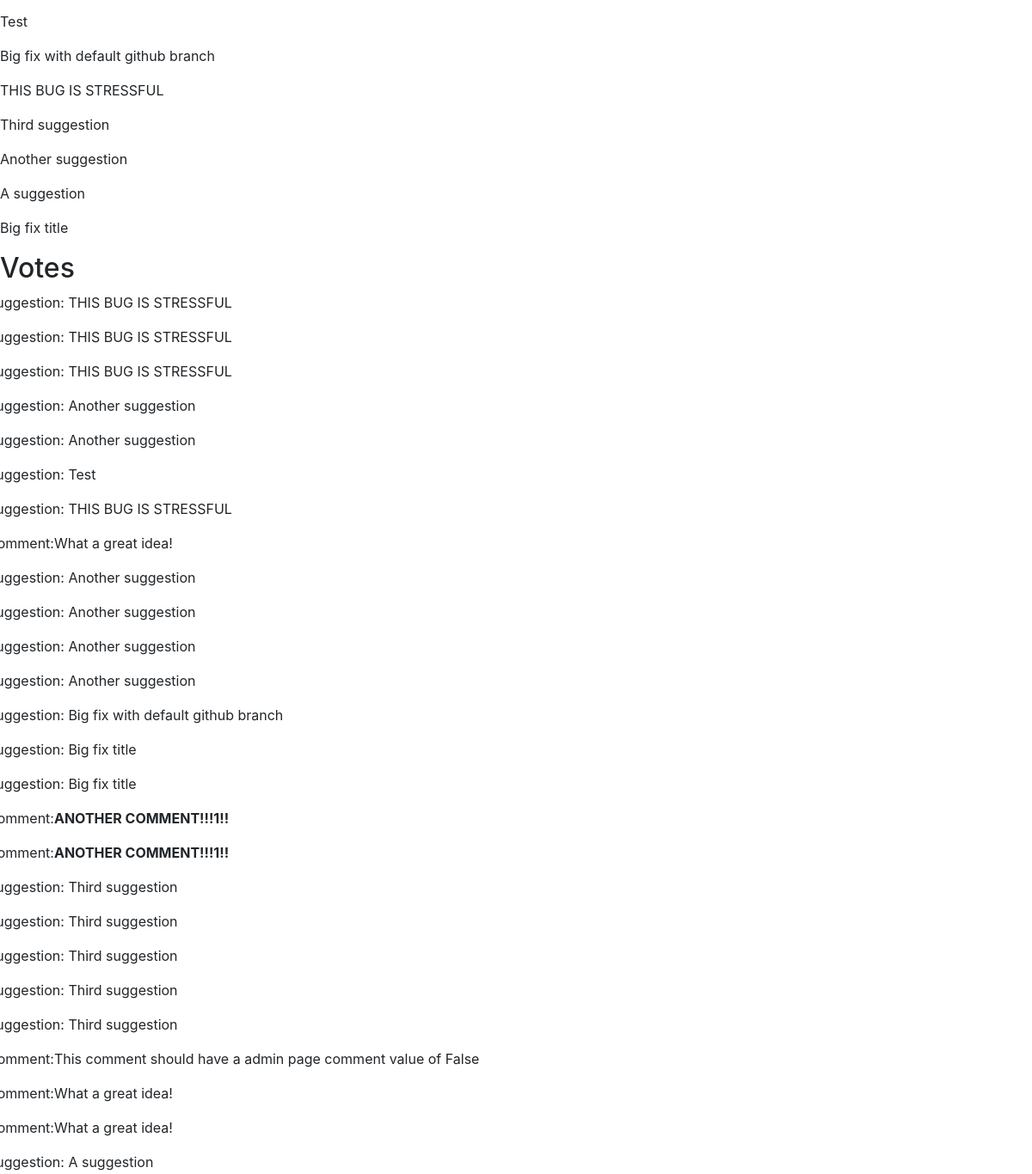
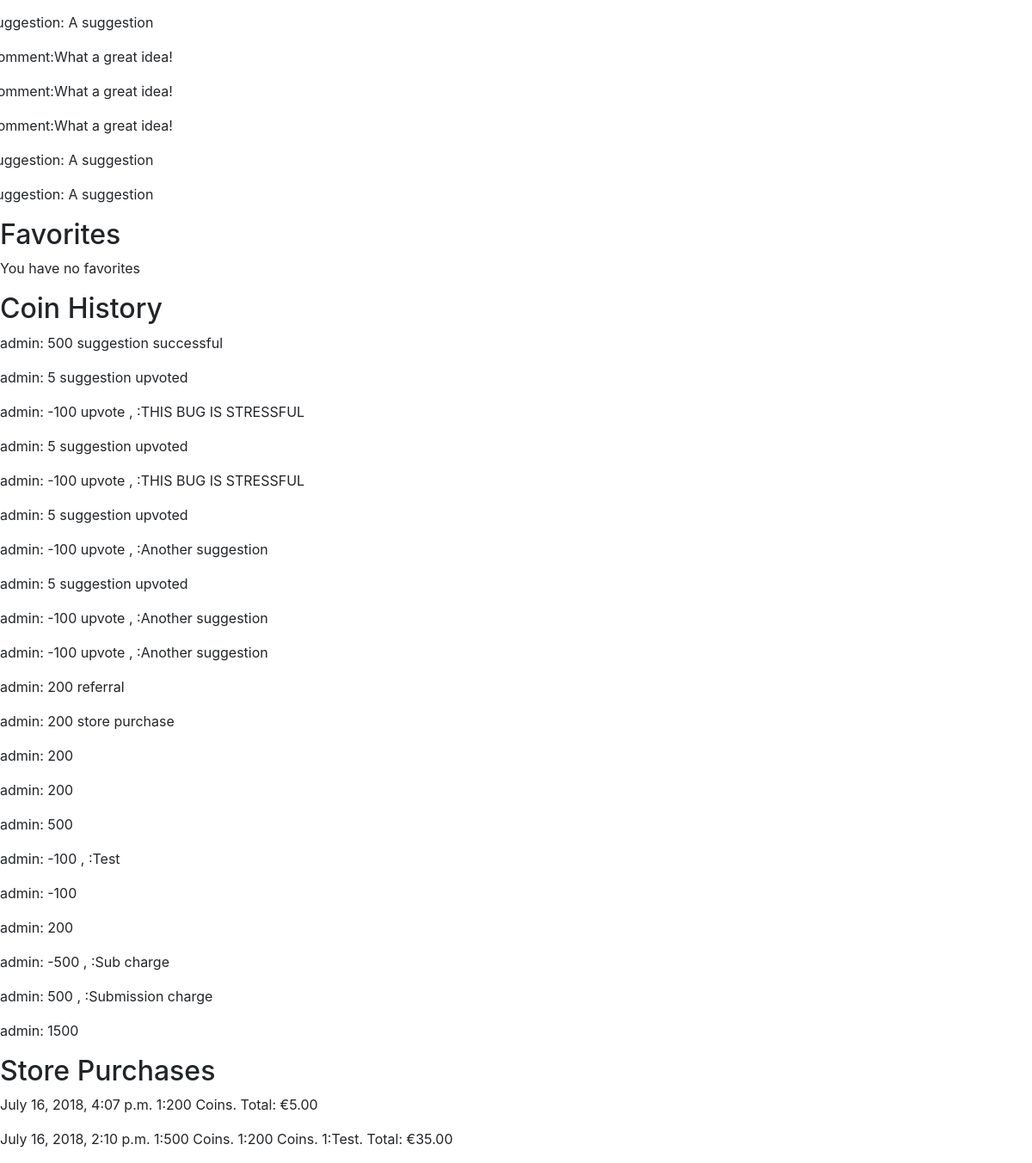
/user/1 (signed in, lower part), run on an earlier commit of the app's database (2 pictures, top to bottom).
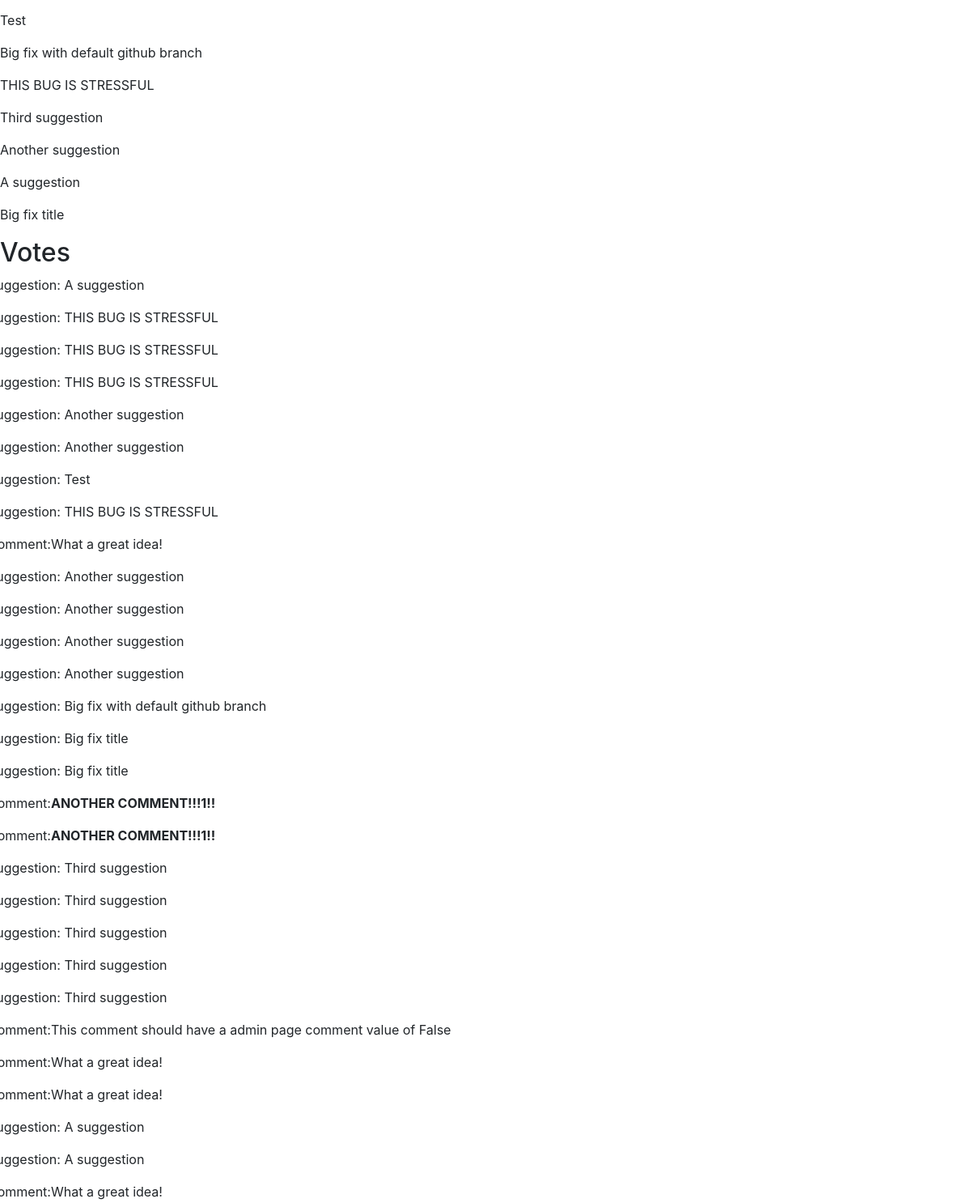
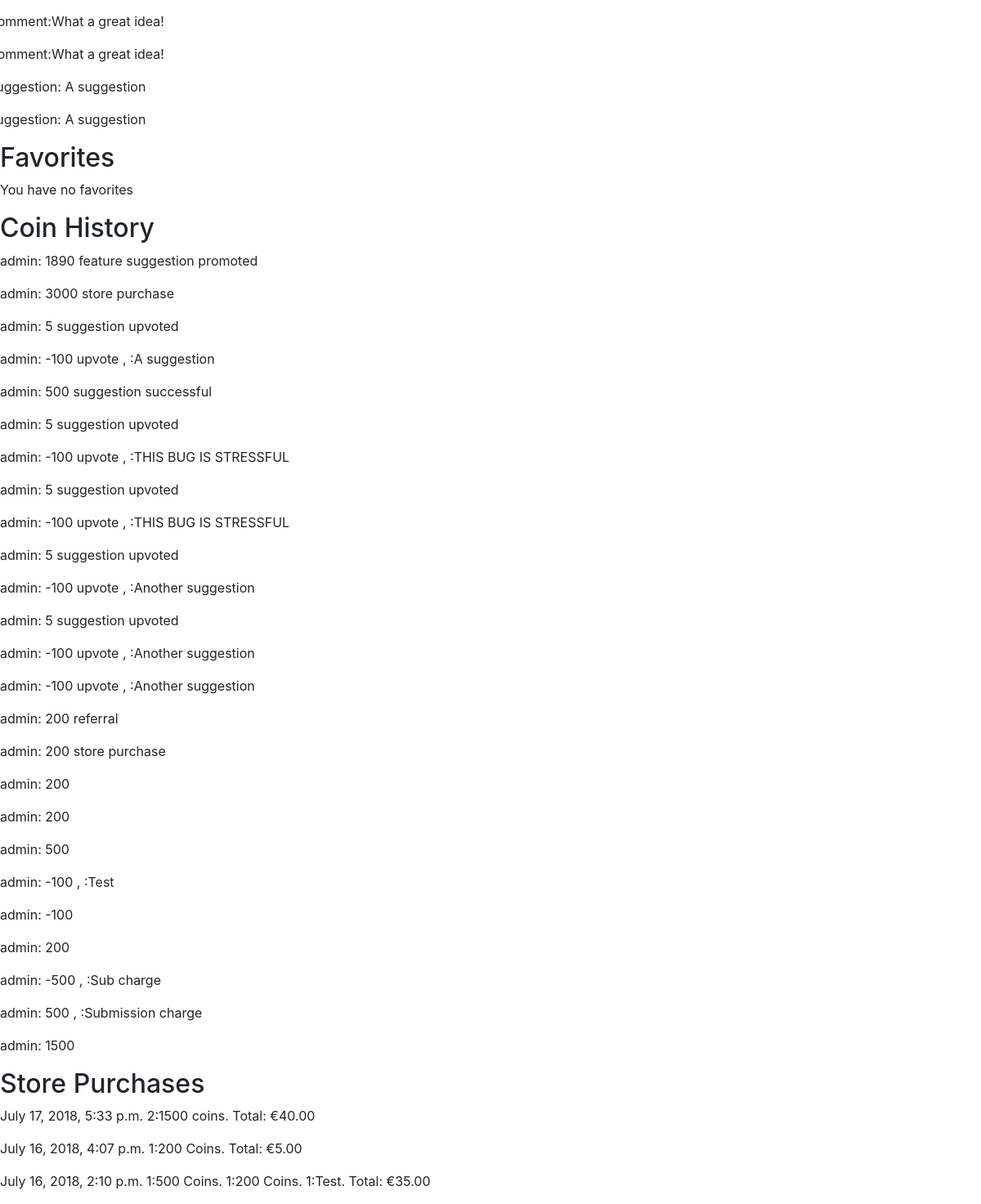
And on a later commit of the database (2 pictures, top to bottom).
### usersuggestions/models.py (models this page shows, shortened)
class Suggestion(models.Model):
    suggestion_choices = ((True, 'Feature'), (False, 'Bug Fix'))
    is_feature = models.BooleanField(blank=False, default=False, choices=suggestion_choices)
    user = models.ForeignKey(User, null=False, on_delete=models.PROTECT)
    title = models.CharField(max_length=200, blank=False)
    details = RichTextUploadingField()
    date_time = models.DateTimeField(auto_now_add=True)
    delay_submission = models.BooleanField(null=False, blank=True, default=False)

class Upvote(models.Model):
    user = models.ForeignKey(User, null=False, on_delete=models.PROTECT)
    suggestion = models.ForeignKey(Suggestion, null=True, on_delete=models.CASCADE)
    comment = models.ForeignKey(Comment, null=True, on_delete=models.CASCADE)
    date_time = models.DateTimeField(auto_now_add=True)

class Comment(models.Model):
    user = models.ForeignKey(User, null=False, on_delete=models.PROTECT)
    suggestion = models.ForeignKey(Suggestion, null=False, on_delete=models.CASCADE)
    admin_page_comment= models.BooleanField(blank=False, default=False)
    comment = RichTextUploadingField()
    date_time = models.DateTimeField(auto_now_add=True)

### market/models.py (models this page shows, shortened)
class UserCoinHistory(models.Model):
    transaction_choices = ((1,'submission'),(2,'upvote'), (3, 'referral'),
    (4, 'store purchase'), (5, 'initial signup'), (6, 'received referral'),
    (7, 'suggestion upvoted'), (8, 'suggestion successful'), (9, 'feature suggestion promoted'))
    user = models.ForeignKey(User, null=False, on_delete=models.PROTECT)
    coins_change = models.IntegerField(null=False)
    date_time = models.DateTimeField(auto_now_add=True)
    suggestion = models.ForeignKey(Suggestion, null=True, blank=True, on_delete=models.CASCADE)
    transaction =   models.PositiveSmallIntegerField(choices=transaction_choices, blank=True, null=True)
    def __str__(self):
        return "{0}: {1}".format(self.user, self.coins_change)

class Order(models.Model):
    user = models.ForeignKey(User, null=False, on_delete=models.PROTECT)
    date_time = models.DateTimeField(auto_now_add=True)
    delivery_address = models.ForeignKey(Delivery, null=True, on_delete=models.PROTECT)

class OrderItem(models.Model):
    order = models.ForeignKey(Order, null=False, on_delete=models.CASCADE)
    item = models.ForeignKey(StoreItem, null=False, on_delete=models.PROTECT)
    quantity = models.PositiveIntegerField(null=False)
    total_purchase_price = models.DecimalField(max_digits=8, decimal_places=2)

class StoreItem(models.Model):
    name = models.CharField(max_length=200, default="")
    description= models.TextField()
    price = models.DecimalField(max_digits=8, decimal_places=2)
    image = models.ImageField(upload_to='images')
    delivery_required = models.BooleanField(blank=False)
    is_coins = models.BooleanField(blank=False, default=False)
    coins_amount = models.PositiveIntegerField(blank=True, null=True)
    def __str__(self):
        return self.name

### accounts/models.py (models this page shows)
class User(AbstractUser):
    USERNAME_FIELD = "email"
    email = models.EmailField(('email address'), blank=False, unique=True)
    REQUIRED_FIELDS = []
    def __str__(self):
        return self.username

### usersuggestions/views.py (the view)
# urls.py: url(r'^user/(?P<user_id>\d+)$', render_userpage, name='userpage'),
@login_required()
def render_userpage(request, user_id):
    user = get_object_or_404(User, id=user_id)
    if request.user == user:
        values = get_userpage_values(user)
        return render(request, "userpage.html", {"user": user, "favorites": values["favorites"],
            "votes": values["votes"], "purchases": values["purchases"],
            "coin_history": values["coin_history"], "suggestions" : values["suggestions"]
        })
    else:
        return redirect("home")

### market/cart.py (called while the page is built)
    def __len__(self):
        return sum(item['quantity'] for item in self.cart.values())

### market/contexts.py (called while the page is built)
def cart(request):
    return {'cart': Cart(request)}

### usersuggestions/helpers.py (called while the page is built)
def get_userpage_values(user):
    favorites = UserFavorites.objects.filter(user=user)
    votes =  Upvote.objects.filter(user=user).order_by("-date_time")
    purchases = Order.objects.filter(user=user).order_by("-date_time")
    coin_history = UserCoinHistory.objects.filter(user=user).order_by("-date_time")
    suggestions = Suggestion.objects.filter(user=user).order_by("-date_time")
    for purchase in purchases:
        purchase.items = OrderItem.objects.filter(order=purchase)
        purchase.total_cost = 0
        for item in purchase.items:
            purchase.total_cost += item.total_purchase_price
    values_dictionary = {"favorites": favorites, "purchases": purchases,
        "coin_history": coin_history, "votes": votes, "suggestions": suggestions
    }
    return values_dictionary

### usersuggestions/templates/userpage.html (shortened to what this page needs)
{% extends 'base.html' %}
{% block content %}
{% if suggestions|length == 0 %}
<p>You have not submitted any suggestions</p>
{% else %}
{% for suggestion in suggestions %}
<p>{{ suggestion.title }}</p>
{% endfor %}
{% endif %}
<h2>Votes</h2>
{% if votes|length == 0 %}
<p>You have not cast any votes</p>
{% else %}
{% for vote in votes %}
<div class="row">
{% if vote.suggestion %}
<p>Suggestion: {{ vote.suggestion.title }}</p>
{% else %}
<p>Comment: {{  vote.comment.comment|safe }}</p>
{% endif %}
</div>
{% endfor %}
{% endif %}
<h2>Favorites</h2>
{% if favorites|length == 0 %}
<p>You have no favorites</p>
{% else %}
{% for favorite in favorites %}
{{ favorite.suggestion.title }}
{% endfor %}
{% endif %}
<h2>Coin History</h2>
{% if coin_history|length == 0 %}
<p>You have no coin transaction</p>
{% else %}
{% for entry in coin_history %}
<p>{{ entry }}
{% if entry.transaction %}
{{ entry.get_transaction_display }}
{% endif %}
{% if entry.suggestion %}
,
:{{ entry.suggestion.title }}
{% endif %}
</p>
{% endfor %}
{% endif %}
<h2>Store Purchases</h2>
{% if purchases|length == 0 %}
<p>You have made no purchases at our store</p>
{% else %}
{% for purchase in purchases %}
<p>{{ purchase.date_time }}
{% for item in purchase.items %}
{{ item.quantity }}:{{ item.item }}.
{% endfor %}
Total: €{{ purchase.total_cost }}
</p>
{% endfor %}
{% endif %}
{% endblock %}

### templates/base.html (shortened to what this page needs)
<!DOCTYPE html>
<html lang="en">
<head>
    <link rel="stylesheet" href="https://maxcdn.bootstrapcdn.com/bootstrap/4.0.0/css/bootstrap.min.css">
</head>
<body>
    {% block content %}{% endblock %}
</body>
</html>

What changed in the data, as far as the page shows it:
added Upvote: suggestion "A suggestion"
added UserCoinHistory: user+coins_change "admin: 1890", transaction "feature suggestion promoted"
added UserCoinHistory: user+coins_change "admin: 3000", transaction "store purchase"
added UserCoinHistory: user+coins_change "admin: 5", transaction "suggestion upvoted"
added UserCoinHistory: user+coins_change "admin: -100", transaction "upvote", suggestion "A suggestion"
added Order: date_time "July 17, 2018, 5:33 p.m.", total_cost "40.00"
added OrderItem: quantity "2", item "1500 coins", shown under "July 17, 2018, 5:33 p.m."
